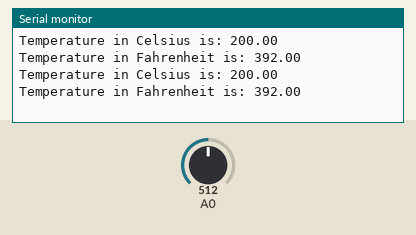
This sketch was run on a simulated Arduino Uno, built with avr-gcc and run on an emulated ATmega328P. On the bench: the last lines printed to the serial monitor. The inputs (shaded band) are chosen by the test bench; at power-on: A0 = 512.

Above: at 1.2 s.
1.3 s: A0 set to 716
At 2.6 s:
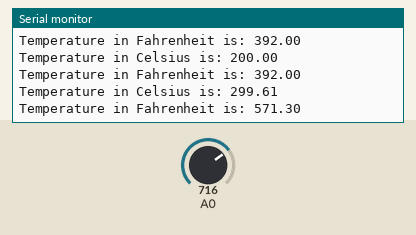
2.8 s: A0 set to 900
At 3.8 s:
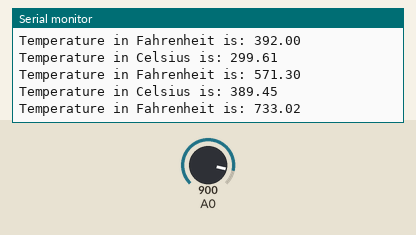
Timing chart, 0 to 5.8 s (numbered marks = the images above; inputs shaded):
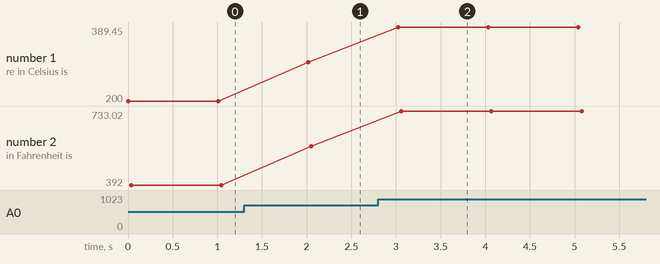

The sketch:

listing10-10.ino
```cpp
float temperature;

float readC()
{
  float tempC;
  tempC = analogRead(0);
  tempC = tempC = (tempC * 5000) / 1024;
  tempC = tempC - 500;
  tempC = tempC / 10;
  return tempC;
}

float readF()
{
  float tempC;
  float tempF;
  tempC = analogRead(0);
  tempC = tempC = (tempC * 5000) / 1024;
  tempC = tempC - 500;
  tempC = tempC / 10;
  tempF = (tempC * 1.8) + 32;
  return tempF;
}
void setup()
{
  Serial.begin(9600);
}

void loop()
{
  Serial.print("Temperature in Celsius is: ");
  temperature = readC();
  Serial.println(temperature);
  Serial.print("Temperature in Fahrenheit is: ");
  temperature = readF();
  Serial.println(temperature);
  delay(1000);
}
```

Measured:
- after the input at 1.3 s, the serial monitor: prints a new line after 0.72 s (image 1)
- after the input at 2.8 s, the serial monitor: prints a new line after 0.23 s (image 2)
- plotted number 1: 200 → 299.61 after the input at 1.3 s, 299.61 → 389.45 after the input at 2.8 s
- plotted number 2: 392 → 571.3 after the input at 1.3 s, 571.3 → 733.02 after the input at 2.8 s
